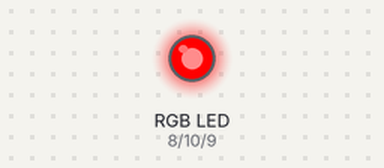
The sketch below on a simulated Arduino Uno, built with avr-gcc and run on an emulated ATmega328P. Shown: an RGB LED mixed from three pins (HIGH = lit).

Above: at 0.5 s.
At 2.5 s:
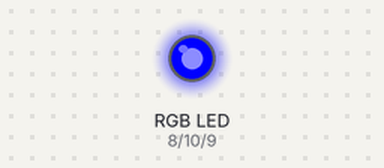
At 3.5 s:
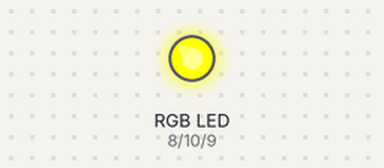
At 4.5 s:
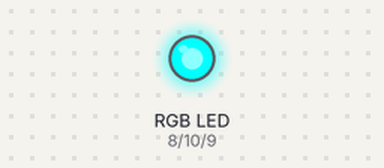
At 6.5 s:
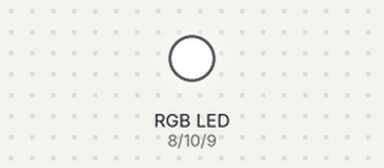
At 8.5 s:
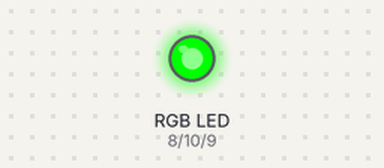
Timing chart, 0 to 9.1 s (numbered marks = the images above):
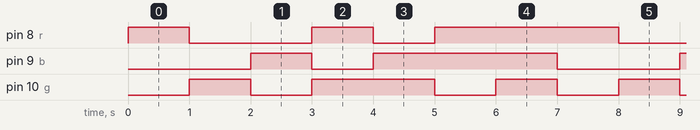

Measured:
- by itself, pin 8 (r): repeats every 7.0 s: LOW 2.0 s, HIGH 1.0 s, LOW 1.0 s, HIGH 3.0 s
- by itself, pin 9 (b): repeats every 7.0 s: LOW 1.0 s, HIGH 3.0 s, LOW 2.0 s, HIGH 1.0 s
- by itself, pin 10 (g): repeats every 7.0 s: LOW 1.0 s, HIGH 2.0 s, 2 × (LOW 1.0 s, HIGH 1.0 s)

The sketch:

LedRGB.ino
```cpp
// (licence header left out)
// Pins
int r = 8;
int g = 10;
int b = 9;

void setup() {
  pinMode(r, OUTPUT);
  pinMode(g, OUTPUT);
  pinMode(b, OUTPUT);
}

void loop() {
  // Vermelho
  digitalWrite(r, HIGH);
  delay(1000);
  digitalWrite(r, LOW);

  // Verde
  digitalWrite(g, HIGH);
  delay(1000);
  digitalWrite(g, LOW);

  // Azul
  digitalWrite(b, HIGH);
  delay(1000);
  digitalWrite(b, LOW);

  // Amarelo
  digitalWrite(r, HIGH);
  digitalWrite(g, HIGH);
  delay(1000);
  digitalWrite(r, LOW);
  digitalWrite(g, LOW);

  // Ciano
  digitalWrite(g, HIGH);
  digitalWrite(b, HIGH);
  delay(1000);
  digitalWrite(g, LOW);
  digitalWrite(b, LOW);

  // Magenta
  digitalWrite(r, HIGH);
  digitalWrite(b, HIGH);
  delay(1000);
  digitalWrite(r, LOW);
  digitalWrite(b, LOW);

  // Branco
  digitalWrite(r, HIGH);
  digitalWrite(g, HIGH);
  digitalWrite(b, HIGH);
  delay(1000);
  digitalWrite(r, LOW);
  digitalWrite(g, LOW);
  digitalWrite(b, LOW);
}
```
